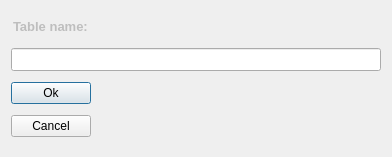
<?xml version="1.0" encoding="UTF-8"?>
<ui version="4.0">
 <class>AddTable</class>
 <widget class="QDialog" name="AddTable">
  <property name="geometry">
   <rect>
    <x>0</x>
    <y>0</y>
    <width>392</width>
    <height>157</height>
   </rect>
  </property>
  <property name="windowTitle">
   <string>Dialog</string>
  </property>
  <layout class="QVBoxLayout" name="verticalLayout">
   <item>
    <widget class="QLineEdit" name="lineEdit_2">
     <property name="enabled">
      <bool>false</bool>
     </property>
     <property name="font">
      <font>
       <pointsize>10</pointsize>
       <weight>75</weight>
       <bold>true</bold>
      </font>
     </property>
     <property name="text">
      <string>Table name:</string>
     </property>
     <property name="frame">
      <bool>false</bool>
     </property>
    </widget>
   </item>
   <item>
    <widget class="QLineEdit" name="lineEdit_text">
     <property name="font">
      <font>
       <pointsize>10</pointsize>
      </font>
     </property>
    </widget>
   </item>
   <item>
    <widget class="QPushButton" name="Ok">
     <property name="sizePolicy">
      <sizepolicy hsizetype="Maximum" vsizetype="Fixed">
       <horstretch>0</horstretch>
       <verstretch>0</verstretch>
      </sizepolicy>
     </property>
     <property name="text">
      <string>Ok</string>
     </property>
    </widget>
   </item>
   <item>
    <widget class="QPushButton" name="Cancel">
     <property name="sizePolicy">
      <sizepolicy hsizetype="Maximum" vsizetype="Fixed">
       <horstretch>0</horstretch>
       <verstretch>0</verstretch>
      </sizepolicy>
     </property>
     <property name="text">
      <string>Cancel</string>
     </property>
    </widget>
   </item>
  </layout>
 </widget>
 <resources/>
 <connections/>
</ui>
